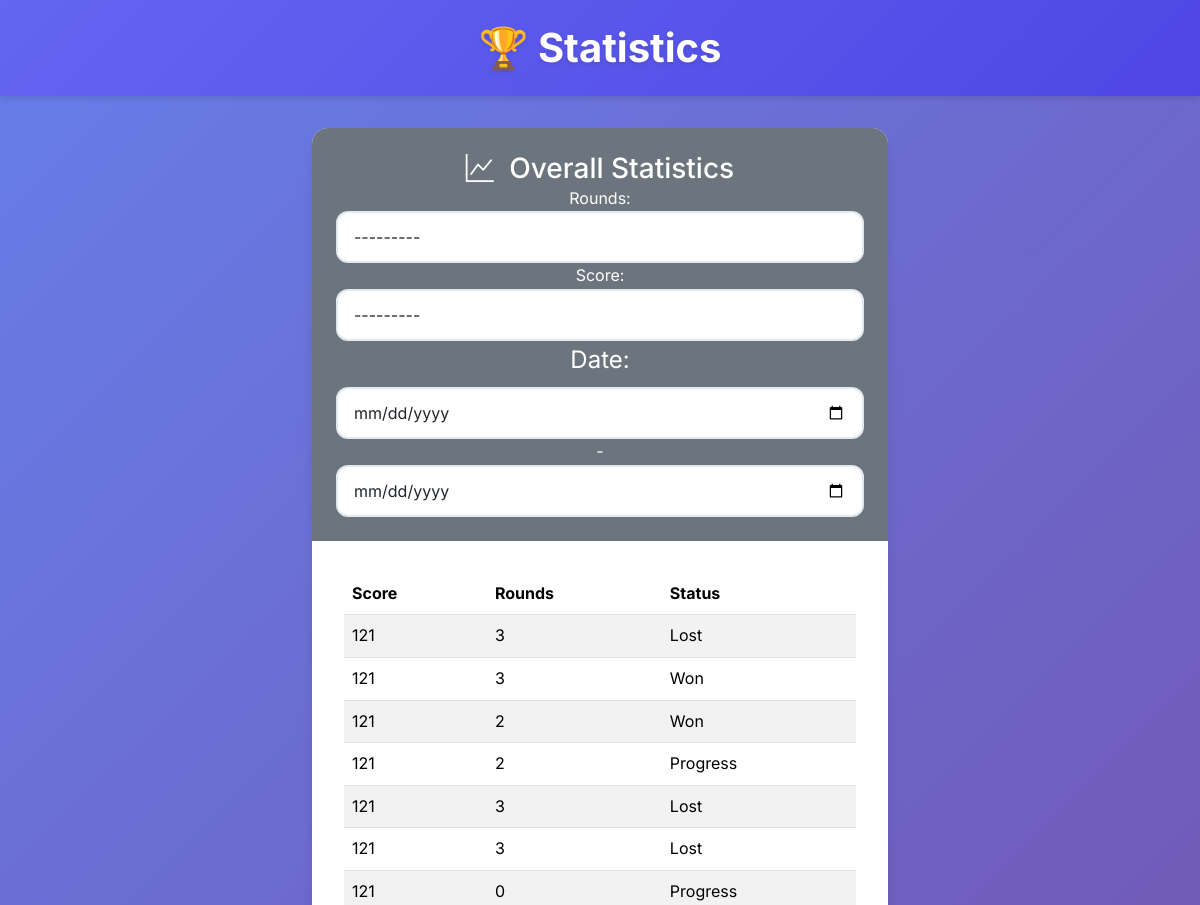
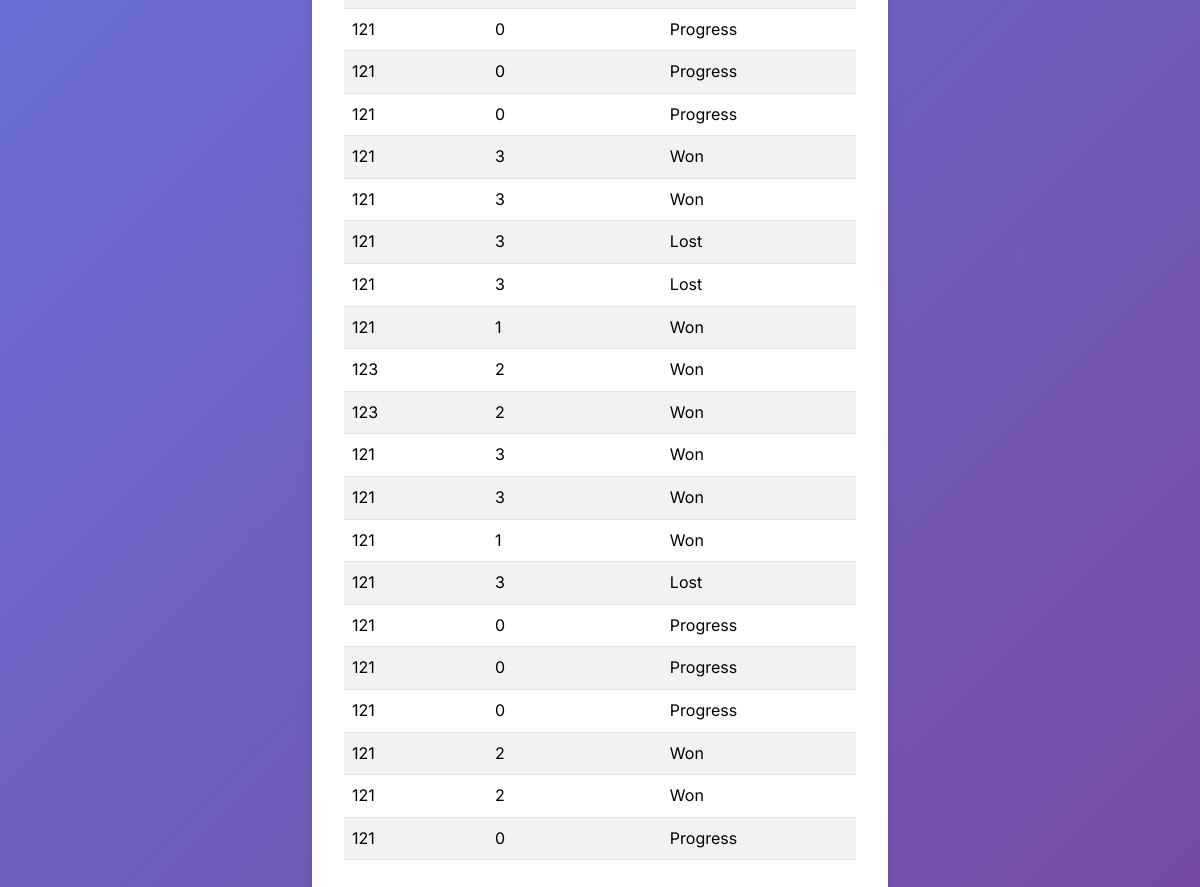
Page /singleplayer/statistics/ (signed in) on the committed database (2 pictures, top to bottom).
### main/models.py (models this page shows)
class Game(models.Model):
    date = models.DateField(default=timezone.now())
    rounds = models.IntegerField(validators=[MinValueValidator(0)])
    score = models.IntegerField(validators=[MinValueValidator(0)])
    status = models.IntegerField(
        choices=GAME_STATUS_CHOICES,
        default=0
    )

### main/views/statistics.py (the view)
# urls.py: path('singleplayer/statistics/', login_required(StatisticsView.as_view()), name='statistics'),
class StatisticsView(views.View):
    def get(self, request):
        scores = Game.objects.values_list('score', flat=True).distinct()
        rounds = Game.objects.values_list('rounds', flat=True).distinct()
        games = Game.objects.all()
        filter = GameFilter(request.GET, queryset=games)
        games = filter.qs
        if request.META.get('HTTP_HX_REQUEST'):
            return render(request, 'statistics.detail.html', context={"games": games, 'filter': filter, 'scores': scores, 'rounds': rounds})
        return render(request, 'statistics.html', context={"games": games, 'filter': filter, 'scores': scores, 'rounds': rounds})

### main/templates/statistics.html
{% extends "base.html" %}
{% block header %}
🏆 Statistics
{% endblock %}
{% block content %}
<div class="row justify-content-center g-4">
    <div class="col-12 col-md-8 col-lg-6">
        <div class="card fade-in">
            <div class="card-header bg-secondary text-white text-center">
                <h3 class="mb-0">
                    <i class="bi bi-graph-up me-2"></i>
                    Overall Statistics
                </h3>
                <form method="get" hx-get="{% url 'statistics' %}" hx-target="#statistics-table" hx-trigger="change">
                    {{ filter.form }}
                </form>
            </div>
            <div class="card-body">
               {% include 'statistics.detail.html' %}
            </div>
        </div>
    </div>
</div>
{% endblock %}

### main/templates/statistics.detail.html
                <table id="statistics-table" class="table table-striped">
                    <thead>
                        <tr>
                            <th>Score</th>
                            <th>Rounds</th>
                            <th>Status</th>
                        </tr>
                    </thead>
                    <tbody>
                        {% for game in games %}
                            <tr>
                                <td>{{ game.score }}</td>
                                <td>{{ game.game_rounds.count }}</td>
                                <td>{{ game.get_status_display }}</td>
                            </tr>
                        {% endfor %}
                    </tbody>
                </table>
            </div>

### main/static/css/main.css (style rules this page uses)
:root { --primary-color: #6366f1; --primary-dark: #4f46e5; --secondary-color: #64748b; --success-color: #10b981; --danger-color: #ef4444; --warning-color: #f59e0b; --info-color: #3b82f6; --light-bg: #f8fafc; --dark-bg: #1e293b; --card-shadow: 0 10px 15px -3px rgba(0, 0, 0, 0.1), 0 4px 6px -2px rgba(0, 0, 0, 0.05); --card-shadow-hover: 0 20px 25px -5px rgba(0, 0, 0, 0.1), 0 10px 10px -5px rgba(0, 0, 0, 0.04); }
* { box-sizing: border-box; }
body { font-family: 'Inter', -apple-system, BlinkMacSystemFont, 'Segoe UI', Roboto, sans-serif; background: linear-gradient(135deg, #667eea 0%, #764ba2 100%); min-height: 100vh; color: #334155; line-height: 1.6; }
.card { border: none; border-radius: 16px; box-shadow: var(--card-shadow); transition: all 0.3s ease; overflow: hidden; }
.card-header { border-bottom: none; padding: 1.5rem; }
.card-body { padding: 2rem; }
.form-control { border-radius: 12px; border: 2px solid #e2e8f0; padding: 0.75rem 1rem; font-size: 1rem; transition: all 0.3s ease; background: white; }
.fade-in { animation: fadeIn 0.6s ease-in; }

### rows in the picture
Game: score "121", game_rounds.count "3", status "Lost"
Game: score "121", game_rounds.count "3", status "Won"
Game: score "121", game_rounds.count "2", status "Won"
Game: score "121", game_rounds.count "2", status "Progress"
Game: score "121", game_rounds.count "3", status "Lost"
Game: score "121", game_rounds.count "3", status "Lost"
Game: score "121", game_rounds.count "0", status "Progress"
Game: score "121", game_rounds.count "0", status "Progress"
Game: score "121", game_rounds.count "0", status "Progress"
Game: score "121", game_rounds.count "0", status "Progress"
Game: score "121", game_rounds.count "3", status "Won"
Game: score "121", game_rounds.count "3", status "Won"
Game: score "121", game_rounds.count "3", status "Lost"
Game: score "121", game_rounds.count "3", status "Lost"
Game: score "121", game_rounds.count "1", status "Won"
Game: score "123", game_rounds.count "2", status "Won"
Game: score "123", game_rounds.count "2", status "Won"
Game: score "121", game_rounds.count "3", status "Won"
Game: score "121", game_rounds.count "3", status "Won"
Game: score "121", game_rounds.count "1", status "Won"
Game: score "121", game_rounds.count "3", status "Lost"
Game: score "121", game_rounds.count "0", status "Progress"
Game: score "121", game_rounds.count "0", status "Progress"
Game: score "121", game_rounds.count "0", status "Progress"
Game: score "121", game_rounds.count "2", status "Won"
Game: score "121", game_rounds.count "2", status "Won"
Game: score "121", game_rounds.count "0", status "Progress"
